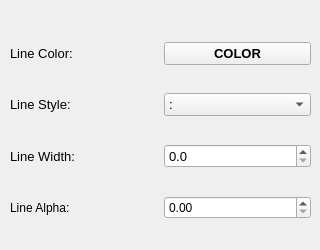
    <widget class="QWidget" name="tab_2">
     <attribute name="title">
      <string>Line</string>
     </attribute>
     <widget class="QWidget" name="gridLayoutWidget_9">
      <property name="geometry">
       <rect>
        <x>10</x>
        <y>20</y>
        <width>301</width>
        <height>221</height>
       </rect>
      </property>
      <layout class="QGridLayout" name="gridLayout_9">
       <item row="2" column="0">
        <widget class="QLabel" name="label_4">
         <property name="font">
          <font>
           <family>Arial</family>
           <pointsize>10</pointsize>
          </font>
         </property>
         <property name="text">
          <string>Line Width:</string>
         </property>
        </widget>
       </item>
       <item row="0" column="1">
        <widget class="QPushButton" name="btnLCol">
         <property name="font">
          <font>
           <family>Arial</family>
           <pointsize>10</pointsize>
           <weight>75</weight>
           <bold>true</bold>
          </font>
         </property>
         <property name="text">
          <string>COLOR</string>
         </property>
        </widget>
       </item>
       <item row="2" column="1">
        <widget class="QDoubleSpinBox" name="sbLW">
         <property name="font">
          <font>
           <family>Arial</family>
           <pointsize>10</pointsize>
          </font>
         </property>
         <property name="locale">
          <locale language="English" country="UnitedStates"/>
         </property>
         <property name="decimals">
          <number>1</number>
         </property>
         <property name="singleStep">
          <double>0.100000000000000</double>
         </property>
        </widget>
       </item>
       <item row="0" column="0">
        <widget class="QLabel" name="label">
         <property name="font">
          <font>
           <family>Arial</family>
           <pointsize>10</pointsize>
          </font>
         </property>
         <property name="text">
          <string>Line Color:</string>
         </property>
        </widget>
       </item>
       <item row="1" column="0">
        <widget class="QLabel" name="label_5">
         <property name="font">
          <font>
           <family>Arial</family>
           <pointsize>10</pointsize>
          </font>
         </property>
         <property name="text">
          <string>Line Style:</string>
         </property>
        </widget>
       </item>
       <item row="1" column="1">
        <widget class="QComboBox" name="cbLS">
         <property name="font">
          <font>
           <family>Arial</family>
           <pointsize>10</pointsize>
          </font>
         </property>
         <item>
          <property name="text">
           <string>:</string>
          </property>
         </item>
         <item>
          <property name="text">
           <string>-.</string>
          </property>
         </item>
         <item>
          <property name="text">
           <string>--</string>
          </property>
         </item>
         <item>
          <property name="text">
           <string>-</string>
          </property>
         </item>
         <item>
          <property name="text">
           <string/>
          </property>
         </item>
        </widget>
       </item>
       <item row="3" column="0">
        <widget class="QLabel" name="label_42">
         <property name="text">
          <string>Line Alpha:</string>
         </property>
        </widget>
       </item>
       <item row="3" column="1">
        <widget class="QDoubleSpinBox" name="sbLAlpha">
         <property name="locale">
          <locale language="English" country="UnitedStates"/>
         </property>
         <property name="maximum">
          <double>1.000000000000000</double>
         </property>
         <property name="singleStep">
          <double>0.010000000000000</double>
         </property>
        </widget>
       </item>
      </layout>
     </widget>
    </widget>
